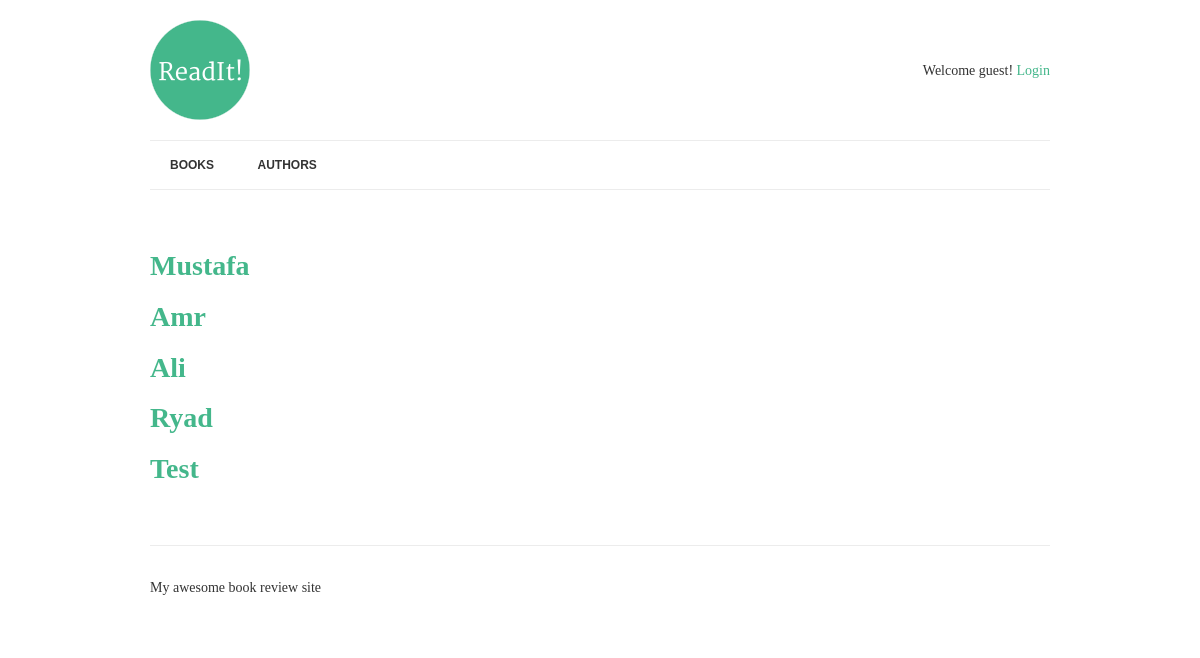
Screenshot of /authors/ with the database file from the repository.
### books/models.py (models this page shows, shortened)
class Author(models.Model):
    name = models.CharField(max_length=70, unique=True, help_text=' use pen name, not real name  ')

### books/views.py (the view)
# urls.py: url(r'^authors/$', AuthorList.as_view(), name='authors'),
class AuthorList(View):
    def get(self, request):
        authors = Author.objects.annotate(
            published_books=Count('books')
        ).filter(
            published_books__gt=0
        )
        context = {
            'authors': authors
        }
        return render(request, 'author_list.html', context)

### books/templates/author_list.html
{% extends 'base.html' %}
{% block content %}
    {% for author in authors %}
        <h1><a href="{% url 'author-details' author.pk %}" > {{ author.name|title }}</a> </h1>
    {% endfor %}
{% endblock %}

### readit/static/css/style.css (style rules this page uses)
body { font-family: 'Merriweather', serif; color: #333; font-size: 14px; }
h1, h2, h3, h4, h5, h6 { font-family: 'Roboto Slab', serif; }
a { color: #44B78B; text-decoration: none; }

### rows the page displays
Author: name "Mustafa"
Author: name "Amr"
Author: name "Ali"
Author: name "Ryad"
Author: name "Test"
